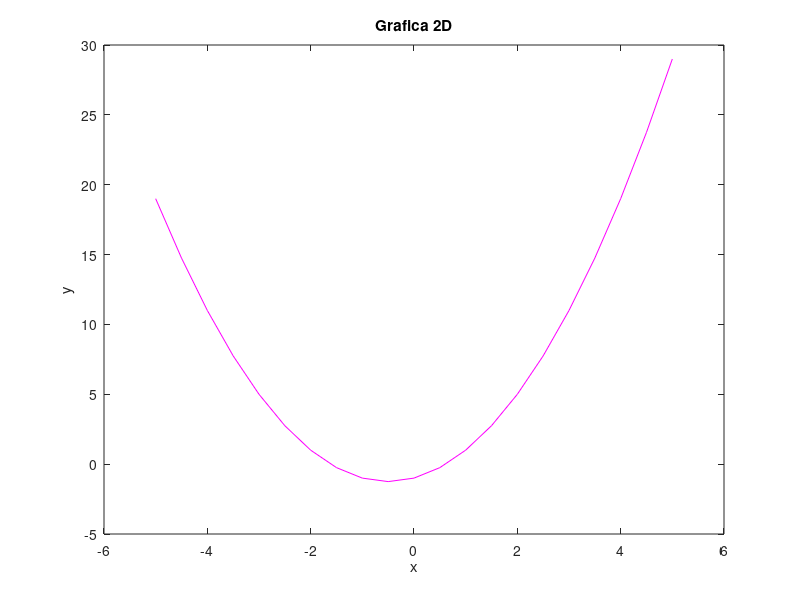

Recreate this plot in MATLAB.
clear all
close all
clc 

%% Grafica 2D a partir de datos

x=-5:0.5:5 %Vector x

y= x.^2 + x-1; %Vector y
figure(1)
% plot(x,y)
%plot(x,y,"*-r")

plot(x,y,"m")

title("Grafica 2D")
ylabel("y")
xlabel("x")

%plot(x,y,"m",'Linewidth',5)

